Frame 1 (no input): blank canvas, image omitted
Frame 60 (no input): blank canvas, image omitted
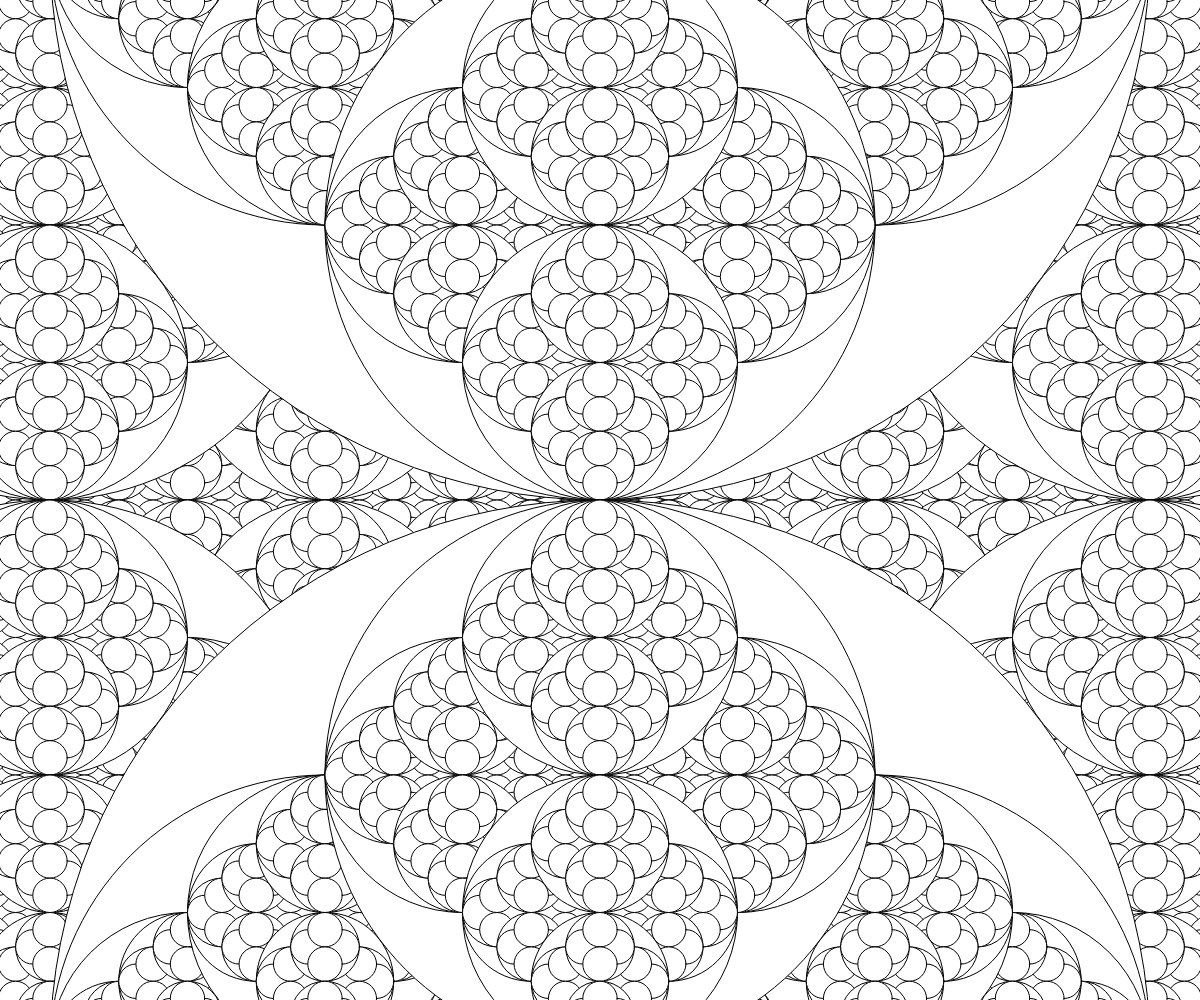
Frame 120 (the mouse pressed at the canvas centre since frame 60)

The p5.js sketch whose frames 1 and 60 were blank and that drew this single picture after the mouse press (run headless with seeded random() and noise() and a simulated clock; from frame 60 on, the mouse is pressed at the canvas centre):

// p5.js sketch
// ── sketch.js
// Fractal Circle Demo
// Using recursion - (a function that calls itself)

function recursiveCircle(x, y, radius){
  circle(x, y, radius*2);
  //exit clause
  if (radius>30){
    recursiveCircle(x-radius/2, y, radius/2);
    recursiveCircle(x+radius/2, y, radius/2);
    recursiveCircle(x, y-radius/2, radius/2);
    recursiveCircle(x, y+radius/2, radius/2);
  }
}

function setup() {
  createCanvas(windowWidth, windowHeight);
}

function draw() {
  background(220);
  recursiveCircle(width/2, height/2, mouseX+mouseY);
}
